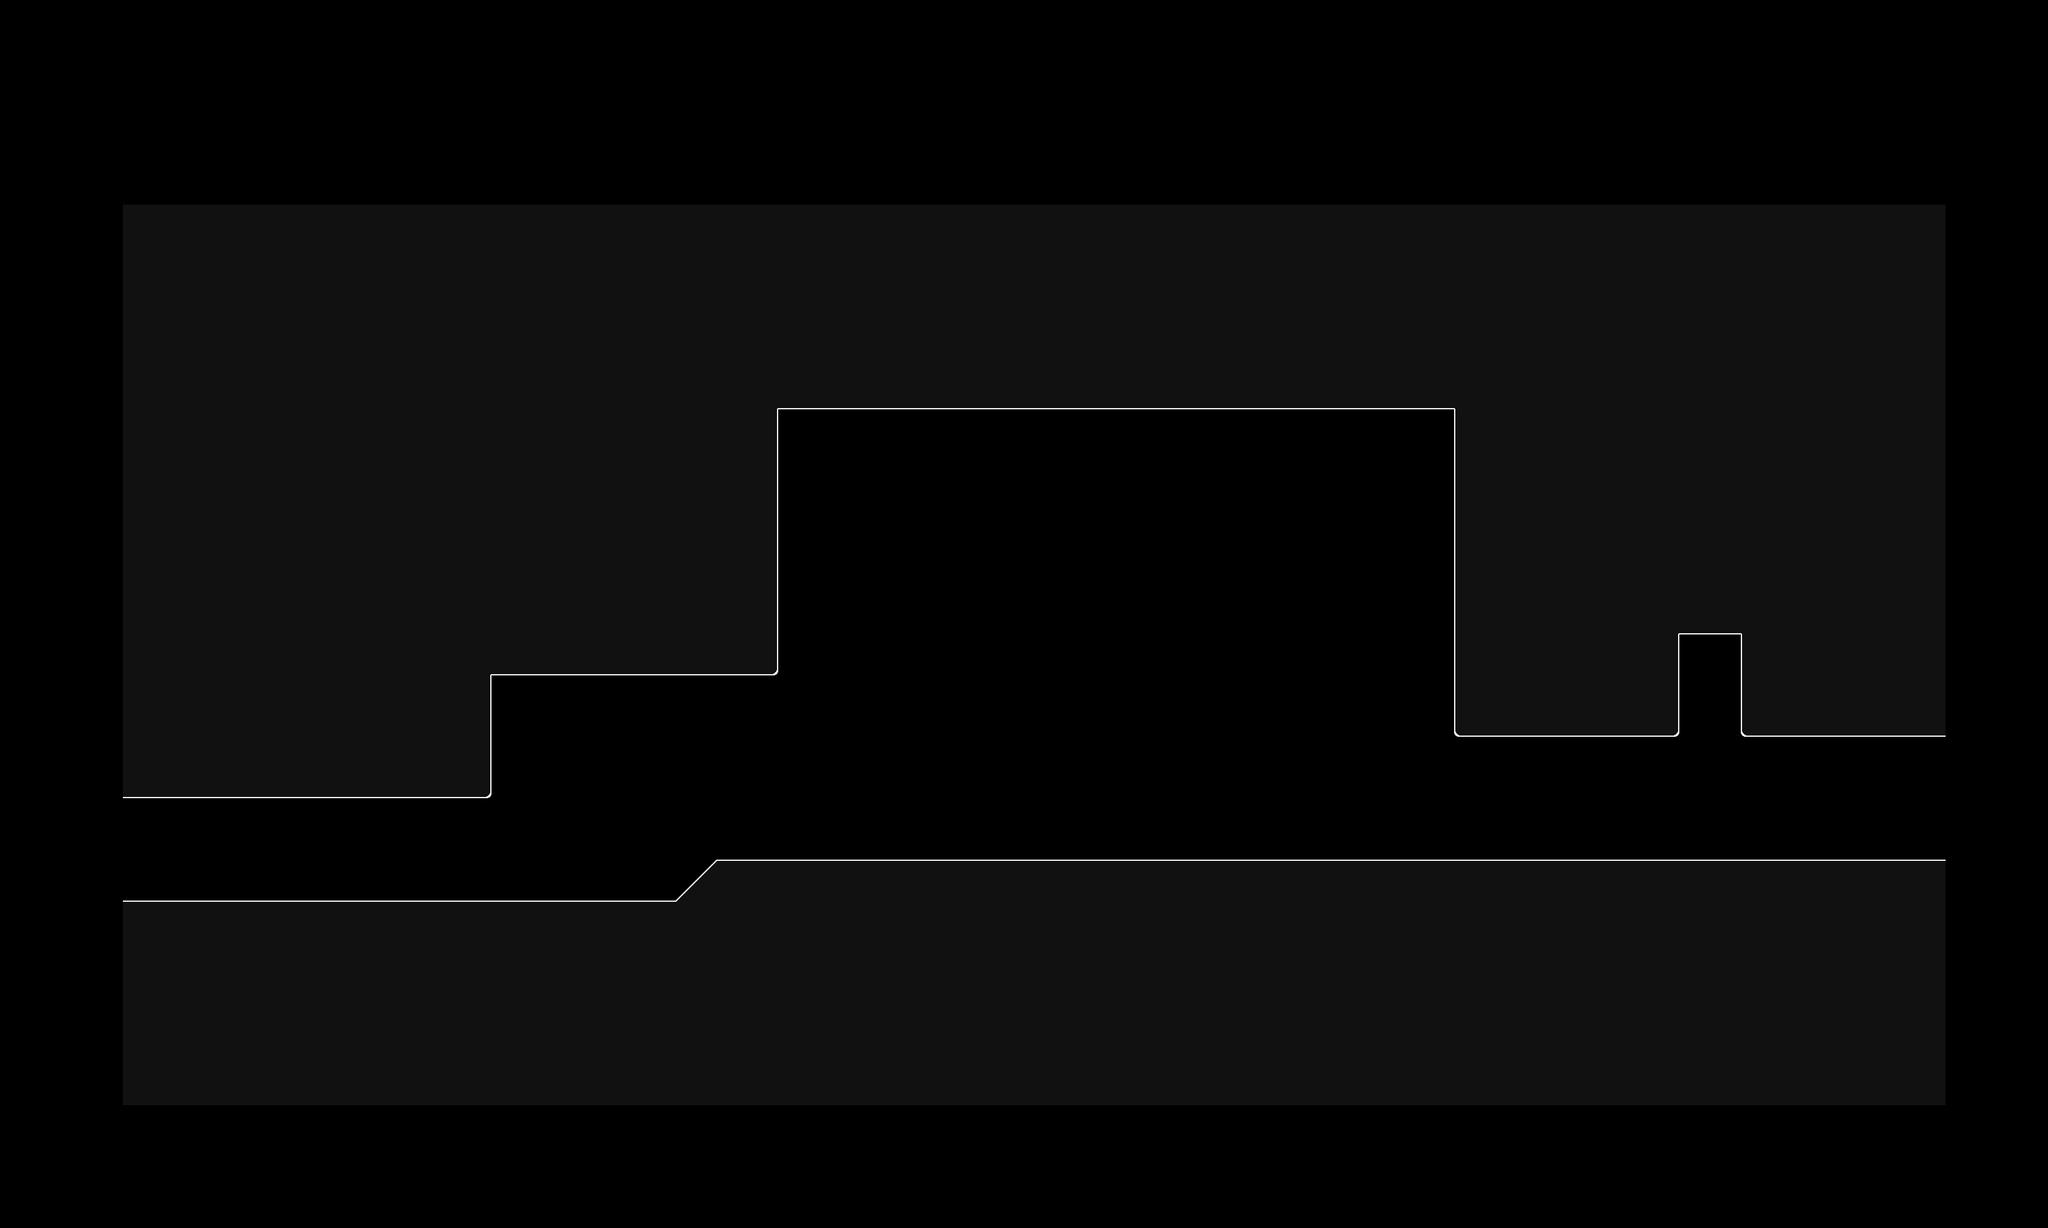

Below is a game level as drawn by its tile map, then a one-line description and the .tmx that defines it (tile-layer data replaced by summaries):
An orthogonal 100x60 tile map with 32x32 px tiles, 1 tile layer (Tile Layer 1), 2 tilesets and 46 objects (6x Multitrigger, 6x Bounds, 6x SchmuckSpawn, 4x EventMove, 3x Sensor, ...).

<map version="1.5" tiledversion="1.7.1" orientation="orthogonal" renderorder="right-down" compressionlevel="0" width="100" height="60" tilewidth="32" tileheight="32" infinite="0" nextlayerid="4" nextobjectid="63">
 <properties>
  <property name="music" value="LEVEL_NOISELESS_SEA" />
  <property name="startUI" value="NOISELESS SEA,EMPTY,SCRAP" />
 </properties>
 <tileset firstgid="1" source="main_0.tsx" />
 <tileset firstgid="25" source="main.tsx" />
 <layer id="1" name="Tile Layer 1" width="100" height="60">
  <data>[6000 cells, 2796 non-empty, 11 distinct tile ids]</data>
 </layer>
 <objectgroup id="2" name="collision-layer">
  <object id="1" x="3040" y="1344">
   <polyline points="0,0 -1920,0 -1984,64 -2848,64 -2848,-96 -2272,-96 -2272,-288 -1824,-288 -1824,-704 -768,-704 -768,-192 -416,-192 -416,-352 -320,-352 -320,-192 0,-192 0,0" />
  </object>
 </objectgroup>
 <objectgroup id="3" name="event-layer">
  <object id="2" name="Warp" type="Warp" x="128" y="1312" width="32" height="32">
   <properties>
    <property name="level" value="NOISELESSSEA1" />
    <property name="startId" value="start1" />
    <property name="triggeredId" value="warp0" />
   </properties>
  </object>
  <object id="3" name="Sensor" type="Sensor" x="192" y="1248" width="96" height="160">
   <properties>
    <property name="triggeredId" value="" />
    <property name="triggeringId" value="warp0" />
   </properties>
  </object>
  <object id="4" name="Start" type="Start" x="320" y="1344" width="32" height="32">
   <properties>
    <property name="startId" value="start0" />
    <property name="triggeredId" value="" />
    <property name="triggeringId" value="playerstart" />
   </properties>
  </object>
  <object id="5" name="Timer" type="Timer" x="160" y="128" width="32" height="32">
   <properties>
    <property name="interval" type="float" value="0" />
    <property name="triggeredId" value="startTimer" />
    <property name="triggeringId" value="onceAtStart" />
   </properties>
  </object>
  <object id="6" name="Multitrigger" type="Multitrigger" x="224" y="128" width="32" height="32">
   <properties>
    <property name="triggeredId" value="onceAtStart" />
    <property name="triggeringId" value="startTimer,hp1,w1,w2,unlock1" />
   </properties>
  </object>
  <object id="7" name="Dropthrough" type="Dropthrough" x="1376" y="1024" width="256" height="8">
   <properties>
    <property name="independent" type="bool" value="true" />
   </properties>
  </object>
  <object id="8" name="Dropthrough" type="Dropthrough" x="1856" y="1024" width="256" height="8">
   <properties>
    <property name="independent" type="bool" value="true" />
   </properties>
  </object>
  <object id="9" name="Bounds" type="Bounds" x="288" y="960" width="32" height="32">
   <properties>
    <property name="left" type="bool" value="true" />
    <property name="spectator" type="bool" value="true" />
    <property name="triggeredId" value="bounds2" />
    <property name="up" type="bool" value="true" />
   </properties>
  </object>
  <object id="10" name="Bounds" type="Bounds" x="2912" y="1440" width="32" height="32">
   <properties>
    <property name="down" type="bool" value="true" />
    <property name="right" type="bool" value="true" />
    <property name="spectator" type="bool" value="true" />
    <property name="triggeredId" value="bounds1" />
   </properties>
  </object>
  <object id="11" name="Prefab" type="PrefabSpawnerTriggered" x="960" y="1312" width="96" height="96">
   <properties>
    <property name="power" type="float" value="50" />
    <property name="prefabId" value="SpawnerTriggered" />
    <property name="triggeredId" value="hp1" />
    <property name="type" type="int" value="1" />
   </properties>
  </object>
  <object id="12" name="Prefab" type="PrefabWeapon" x="832" y="1312" width="96" height="96">
   <properties>
    <property name="pool" value="MACHINEGUN" />
    <property name="prefabId" value="Weapon" />
    <property name="triggeredId" value="w1" />
   </properties>
  </object>
  <object id="13" name="Sensor" type="Sensor" x="1984" y="640" width="32" height="704">
   <properties>
    <property name="triggeredId" value="" />
    <property name="triggeringId" value="triggerSpawn" />
   </properties>
  </object>
  <object id="14" name="Prefab" type="PrefabLimit" x="1536" y="1760" width="32" height="32">
   <properties>
    <property name="limit" type="int" value="1" />
    <property name="prefabId" value="Limit" />
    <property name="triggeredId" value="triggerSpawn" />
    <property name="triggeringId" value="wave1" />
   </properties>
  </object>
  <object id="15" name="Multitrigger" type="Multitrigger" x="1600" y="1760" width="32" height="32">
   <properties>
    <property name="triggeredId" value="wave1" />
    <property name="triggeringId" value="lockLeft,lockRight,entercenter,arenalock,e1,e2,e3,e4,e5" />
   </properties>
  </object>
  <object id="16" name="SchmuckSpawn" type="SchmuckSpawn" x="1376" y="736" width="32" height="32">
   <properties>
    <property name="amount" type="int" value="1" />
    <property name="boss" type="bool" value="false" />
    <property name="enemyId" value="SCISSORFISH" />
    <property name="spread" type="bool" value="false" />
    <property name="triggeredId" value="e1" />
    <property name="triggeringId" value="w1count" />
   </properties>
  </object>
  <object id="17" name="Bounds" type="Bounds" x="1120" y="544" width="32" height="32">
   <properties>
    <property name="default" type="bool" value="false" />
    <property name="left" type="bool" value="true" />
    <property name="sync" value="ALL" />
    <property name="triggeredId" value="bounds3" />
    <property name="up" type="bool" value="true" />
   </properties>
  </object>
  <object id="18" name="Bounds" type="Bounds" x="2336" y="1440" width="32" height="32">
   <properties>
    <property name="default" type="bool" value="false" />
    <property name="down" type="bool" value="true" />
    <property name="right" type="bool" value="true" />
    <property name="sync" value="ALL" />
    <property name="triggeredId" value="bounds4" />
   </properties>
  </object>
  <object id="19" name="EventMove" type="EventMove" x="2272" y="1232" width="32" height="32">
   <properties>
    <property name="gravity" type="float" value="0" />
    <property name="triggeredId" value="lockRight" />
    <property name="triggeringId" value="door2" />
   </properties>
  </object>
  <object id="20" name="EventMove" type="EventMove" x="1184" y="1184" width="32" height="32">
   <properties>
    <property name="gravity" type="float" value="0" />
    <property name="triggeredId" value="lockLeft" />
    <property name="triggeringId" value="door1" />
   </properties>
  </object>
  <object id="21" name="Platform" type="Platform" x="544" y="64" width="32" height="192">
   <properties>
    <property name="prefabId" value="Door" />
    <property name="synced" type="bool" value="true" />
    <property name="triggeredId" value="door2" />
   </properties>
  </object>
  <object id="22" name="Platform" type="Platform" x="416" y="32" width="32" height="288">
   <properties>
    <property name="prefabId" value="Door" />
    <property name="synced" type="bool" value="true" />
    <property name="triggeredId" value="door1" />
   </properties>
  </object>
  <object id="23" name="EventMove" type="EventMove" x="544" y="144" width="32" height="32">
   <properties>
    <property name="gravity" type="float" value="0" />
    <property name="triggeredId" value="unlockRight" />
    <property name="triggeringId" value="door2" />
   </properties>
  </object>
  </objectgroup>
</map>
<!-- 23 of 46 objects omitted -->
